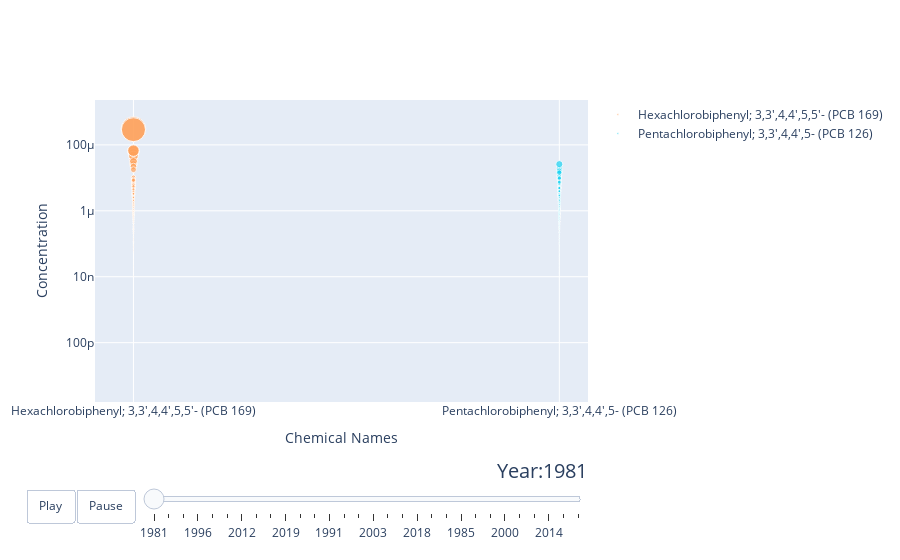

Source (notebook cell):
### Code cell
years = ["1981", "1985", "1991", "1996", "2000", "2003", "2012", "2014", "2018", "2019"]

for year in years:
    frame = {"data": [], "name": str(year)}
    for chemical in chemical_names:
        df_year = converted_data[converted_data["YEAR"] == int(year)]
        df_by_year_name = df_year[
            df_year["CHEMICAL_NAME"] == chemical]

        data_dict = {
            "x": list(df_by_year_name["CHEMICAL_NAME"]),
            "y": list(df_by_year_name["VALUE_MUMOL_PER_GRAM"]),
            "mode": "markers",
            "text": list(df_by_year_name["CHEMICAL_NAME"]),
            "marker": {
                "sizemode": "area",
                "sizeref": 0.000001,
                "size": list(df_by_year_name["VALUE_MUMOL_PER_GRAM"])
            },
            "name": chemical
        }
        frame["data"].append(data_dict)

    fig_dict["frames"].append(frame)
    slider_step = {"args": [
        [year],
        {"frame": {"duration": 300, "redraw": False},
         "mode": "immediate",
         "transition": {"duration": 300}}
    ],
        "label": year,
        "method": "animate"}
    sliders_dict["steps"].append(slider_step)


fig_dict["layout"]["sliders"] = [sliders_dict]

fig = go.Figure(fig_dict)

fig.show()

### Figure 1 — Plotly figure (JSON) as saved in the notebook; plotly's stock layout.template omitted (floating-point values rounded to 4 significant figures; data arrays with more than 128 entries replaced by an {"elided": "..."} marker saying what was removed)
{"data": [{"marker": {"size": [], "sizemode": "area", "sizeref": 2e-06}, "mode": "markers", "name": "Hexachlorobiphenyl; 3,3',4,4',5,5'- (PCB 169)", "text": [], "type": "scatter", "x": [], "y": []}, {"marker": {"size": [], "sizemode": "area", "sizeref": 2e-06}, "mode": "markers", "name": "Pentachlorobiphenyl; 3,3',4,4',5- (PCB 126)", "text": [], "type": "scatter", "x": [], "y": []}, {"marker": {"size": [], "sizemode": "area", "sizeref": 1e-06}, "mode": "markers", "name": "Hexachlorobiphenyl; 3,3',4,4',5,5'- (PCB 169)", "text": [], "type": "scatter", "x": [], "y": []}, {"marker": {"size": [], "sizemode": "area", "sizeref": 1e-06}, "mode": "markers", "name": "Pentachlorobiphenyl; 3,3',4,4',5- (PCB 126)", "text": [], "type": "scatter", "x": [], "y": []}, {"marker": {"size": {"elided": "245 float values"}, "sizemode": "area", "sizeref": 1e-06}, "mode": "markers", "name": "Hexachlorobiphenyl; 3,3',4,4',5,5'- (PCB 169)", "text": {"elided": "245 str values"}, "type": "scatter", "x": {"elided": "245 str values"}, "y": {"elided": "245 float values"}}, {"marker": {"size": {"elided": "245 float values"}, "sizemode": "area", "sizeref": 1e-06}, "mode": "markers", "name": "Pentachlorobiphenyl; 3,3',4,4',5- (PCB 126)", "text": {"elided": "245 str values"}, "type": "scatter", "x": {"elided": "245 str values"}, "y": {"elided": "245 float values"}}], "layout": {"hovermode": "closest", "sliders": [{"active": 0, "currentvalue": {"font": {"size": 20}, "prefix": "Year:", "visible": true, "xanchor": "right"}, "len": 0.9, "pad": {"b": 10, "t": 50}, "steps": [{"args": [["1981"], {"frame": {"duration": 300, "redraw": false}, "mode": "immediate", "transition": {"duration": 300}}], "label": "1981", "method": "animate"}, {"args": [["1985"], {"frame": {"duration": 300, "redraw": false}, "mode": "immediate", "transition": {"duration": 300}}], "label": "1985", "method": "animate"}, {"args": [["1991"], {"frame": {"duration": 300, "redraw": false}, "mode": "immediate", "transition": {"duration": 300}}], "label": "1991", "method": "animate"}, {"args": [["1996"], {"frame": {"duration": 300, "redraw": false}, "mode": "immediate", "transition": {"duration": 300}}], "label": "1996", "method": "animate"}, {"args": [["2000"], {"frame": {"duration": 300, "redraw": false}, "mode": "immediate", "transition": {"duration": 300}}], "label": "2000", "method": "animate"}, {"args": [["2003"], {"frame": {"duration": 300, "redraw": false}, "mode": "immediate", "transition": {"duration": 300}}], "label": "2003", "method": "animate"}, {"args": [["2012"], {"frame": {"duration": 300, "redraw": false}, "mode": "immediate", "transition": {"duration": 300}}], "label": "2012", "method": "animate"}, {"args": [["2014"], {"frame": {"duration": 300, "redraw": false}, "mode": "immediate", "transition": {"duration": 300}}], "label": "2014", "method": "animate"}, {"args": [["2018"], {"frame": {"duration": 300, "redraw": false}, "mode": "immediate", "transition": {"duration": 300}}], "label": "2018", "method": "animate"}, {"args": [["2019"], {"frame": {"duration": 300, "redraw": false}, "mode": "immediate", "transition": {"duration": 300}}], "label": "2019", "method": "animate"}, {"args": [["1981"], {"frame": {"duration": 300, "redraw": false}, "mode": "immediate", "transition": {"duration": 300}}], "label": "1981", "method": "animate"}, {"args": [["1985"], {"frame": {"duration": 300, "redraw": false}, "mode": "immediate", "transition": {"duration": 300}}], "label": "1985", "method": "animate"}, {"args": [["1991"], {"frame": {"duration": 300, "redraw": false}, "mode": "immediate", "transition": {"duration": 300}}], "label": "1991", "method": "animate"}, {"args": [["1996"], {"frame": {"duration": 300, "redraw": false}, "mode": "immediate", "transition": {"duration": 300}}], "label": "1996", "method": "animate"}, {"args": [["2000"], {"frame": {"duration": 300, "redraw": false}, "mode": "immediate", "transition": {"duration": 300}}], "label": "2000", "method": "animate"}, {"args": [["2003"], {"frame": {"duration": 300, "redraw": false}, "mode": "immediate", "transition": {"duration": 300}}], "label": "2003", "method": "animate"}, {"args": [["2012"], {"frame": {"duration": 300, "redraw": false}, "mode": "immediate", "transition": {"duration": 300}}], "label": "2012", "method": "animate"}, {"args": [["2014"], {"frame": {"duration": 300, "redraw": false}, "mode": "immediate", "transition": {"duration": 300}}], "label": "2014", "method": "animate"}, {"args": [["2018"], {"frame": {"duration": 300, "redraw": false}, "mode": "immediate", "transition": {"duration": 300}}], "label": "2018", "method": "animate"}, {"args": [["2019"], {"frame": {"duration": 300, "redraw": false}, "mode": "immediate", "transition": {"duration": 300}}], "label": "2019", "method": "animate"}, {"args": [["1981"], {"frame": {"duration": 300, "redraw": false}, "mode": "immediate", "transition": {"duration": 300}}], "label": "1981", "method": "animate"}, {"args": [["1985"], {"frame": {"duration": 300, "redraw": false}, "mode": "immediate", "transition": {"duration": 300}}], "label": "1985", "method": "animate"}, {"args": [["1991"], {"frame": {"duration": 300, "redraw": false}, "mode": "immediate", "transition": {"duration": 300}}], "label": "1991", "method": "animate"}, {"args": [["1996"], {"frame": {"duration": 300, "redraw": false}, "mode": "immediate", "transition": {"duration": 300}}], "label": "1996", "method": "animate"}, {"args": [["2000"], {"frame": {"duration": 300, "redraw": false}, "mode": "immediate", "transition": {"duration": 300}}], "label": "2000", "method": "animate"}, {"args": [["2003"], {"frame": {"duration": 300, "redraw": false}, "mode": "immediate", "transition": {"duration": 300}}], "label": "2003", "method": "animate"}, {"args": [["2012"], {"frame": {"duration": 300, "redraw": false}, "mode": "immediate", "transition": {"duration": 300}}], "label": "2012", "method": "animate"}, {"args": [["2014"], {"frame": {"duration": 300, "redraw": false}, "mode": "immediate", "transition": {"duration": 300}}], "label": "2014", "method": "animate"}, {"args": [["2018"], {"frame": {"duration": 300, "redraw": false}, "mode": "immediate", "transition": {"duration": 300}}], "label": "2018", "method": "animate"}, {"args": [["2019"], {"frame": {"duration": 300, "redraw": false}, "mode": "immediate", "transition": {"duration": 300}}], "label": "2019", "method": "animate"}], "transition": {"duration": 300, "easing": "cubic-in-out"}, "x": 0.1, "xanchor": "left", "y": 0, "yanchor": "top"}], "updatemenus": [{"buttons": [{"args": [null, {"frame": {"duration": 500, "redraw": false}, "fromcurrent": true, "transition": {"duration": 300, "easing": "quadratic-in-out"}}], "label": "Play", "method": "animate"}, {"args": [[null], {"frame": {"duration": 0, "redraw": false}, "mode": "immediate", "transition": {"duration": 0}}], "label": "Pause", "method": "animate"}], "direction": "left", "pad": {"r": 10, "t": 87}, "showactive": false, "type": "buttons", "x": 0.1, "xanchor": "right", "y": 0, "yanchor": "top"}], "xaxis": {"title": {"text": "Chemical Names"}}, "yaxis": {"title": {"text": "Concentration"}, "type": "log"}}}
